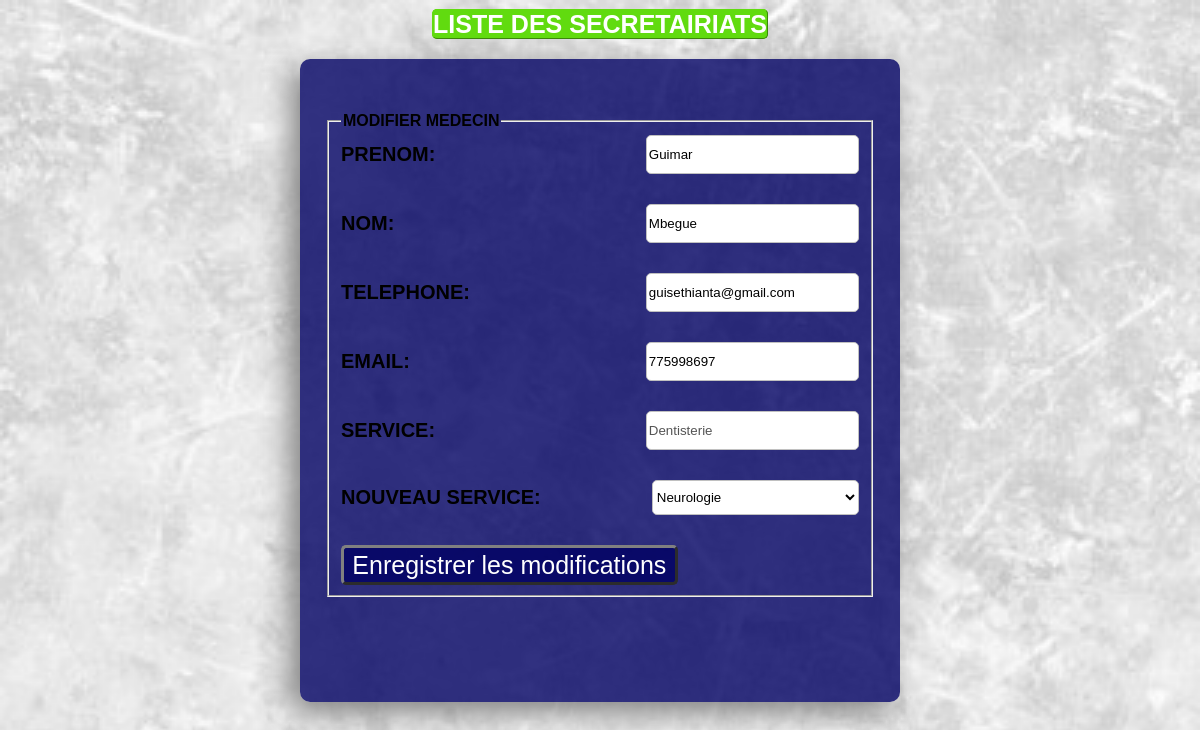
/modifierSecreteriat.php, run on the app's committed database.
### tables this page shows
CREATE TABLE `secreteriat` (
  `Id_Secreteriat` int(11) NOT NULL,
  `Prenom_Secreteriat` varchar(100) NOT NULL,
  `Nom_Secreteriat` varchar(100) NOT NULL,
  `Email_Secreteriat` varchar(100) NOT NULL,
  `Telephone_Secreteriat` varchar(100) NOT NULL,
  `Id_Service` int(11) NOT NULL
);

CREATE TABLE `service` (
  `Id_Service` int(11) NOT NULL,
  `Nom_Service` varchar(50) NOT NULL
);

### modifierSecreteriat.php (the view, shortened to what this page needs)
<?php
    $serveur = "localhost";
    $login = "root";
    $pass="";
    $connexion = new PDO("mysql:host=$serveur;dbname=gestionRv",$login,$pass);
    $requete=$connexion->prepare("SELECT  Id_Secreteriat,Prenom_Secreteriat,Nom_Secreteriat,Email_Secreteriat,
    Telephone_Secreteriat,Nom_Service FROM secreteriat, service WHERE secreteriat.Id_Service = service.Id_Service");
    $requete->bindValue(':num',$_GET['Id_Secreteriat'],PDO::PARAM_INT);
    $excuteIsOk = $requete->execute();
    $secreteriat = $requete->fetch();
    $serveur = "localhost";
	$login = "root";
    $pass="";
    $dbname="gestionRv";
    $conn = mysqli_connect($serveur,$login,$pass,$dbname);
    $q = $conn->query("SELECT * FROM service");
?>
<!DOCTYPE html>
<html lang="en">
<head>
    <link rel="stylesheet" href="medecin.css">
</head>
<body>
<div class="listemedecin"><a href="listesecreteriat.php" class="liste">Liste des secretairiats</a></div>
<div class="page">
       <form method="POST" >
           <div>
           <fieldset class="medecin">
               <legend>Modifier medecin</legend>
                   <div class="zonesaisi" >
                       <label for="prenom" >Prenom:</label>
                       <input type="text" name="prenom" class="saisi" id="prenom" value="<?= $secreteriat['Prenom_Secreteriat'];?>">
                   </div>
                   <div class="zonesaisi" >
                       <label for="nom" >Nom:</label>
                       <input type="text" name="nom" class="saisi" id="nom" value="<?= $secreteriat['Nom_Secreteriat'];?>">
                   </div>
                   <div class="zonesaisi" >
                       <label for="tel" >Telephone:</label>
                       <input type="text" name="tel" class="saisi" id="tel" value="<?= $secreteriat['Telephone_Secreteriat'];?>">
                   </div>
                   <div class="zonesaisi" >
                       <label for="email" >Email:</label>
                       <input type="text" name="email" class="saisi" id="email" value="<?= $secreteriat['Email_Secreteriat'];?>">
                   </div>
                   <div class="zonesaisi" >
                       <label for="service" >Service:</label>
                       <input type="text" name="service" class="saisi" id="service" value="<?= $secreteriat['Nom_Service'];?>" disabled="disabled">
                   </div>
                   <div class="zonesaisi" >
                        <label for="service1" >Nouveau Service:</label>
                        <select name="service1" id="service1" class="saisi">
                            <?php
                                while ($r = mysqli_fetch_array($q)) {
                                   echo '<option value="'.$r['Id_Service'].'">'.$r['Nom_Service'].'</option>';
                                }
                            ?>
                        </select>
                    </div>
                   <input class="enregister" type="submit" name="enregistrer" value="Enregistrer les modifications">
           </fieldset>
           </div>
       </form>
   </div>
</body>
</html>

### medecin.css (style rules this page uses)
body { margin: 0%; padding: 0%; background-image: url(images/page.jpg); background-size: cover; background-repeat: repeat; background-size: cover; font-family: "montserrat",sans-serif; font-weight: bold; text-transform: uppercase; }
.page { display: flex; position:absolute; flex-direction: column; justify-content: center ; left: 65%; width: 50%; margin-left: -40%; box-shadow: -10px 10px 30px gray; background-color: rgba(1,1,99, 0.8); border-radius: 10px; padding-bottom: 50px; margin-top: 20px; }
form { padding: 25px; }
form div { margin-bottom: 30px; }
label { font-size: 20px; font-weight: bold; }
.saisi { width: 40%; height: 35px; border-radius: 5px; background-color: #fff; border: 1px solid silver; margin-left: 40px; }
.zonesaisi { display: flex; justify-content: space-between; align-items: center; }
.enregister { width: 30%; height: 40px; font-size: 25px; border: 3px gray outset; border-radius: 5px; color: #fff; background-color: rgba(1,1,99, 0.8); }
.medecin { margin-top: 5%; }
.liste { text-decoration: none; width: 30%; height: 20px; font-size: 25px; border: 1px rgb(97, 219, 15) outset; border-radius: 5px; color: #fff; background-color: rgb(97, 219, 15); }
.listemedecin { margin-top: 10px; text-align: left; }

### modifierSecreteriat.php (style rules this page uses)
body { margin: 0%; padding: 0%; background-image: url(images/page.jpg); background-size: cover; background-repeat: repeat; background-size: cover; font-family: "montserrat",sans-serif; }
.enregister { width: 65%; height: 40px; font-size: 25px; border: 3px gray outset; border-radius: 5px; color: #fff; background-color: rgba(1,1,99, 0.8); }
a { text-decoration: none; width: 30%; height: 20px; font-size: 12px; border: 1px rgb(97, 219, 15) outset; border-radius: 5px; color: #fff; background-color: rgb(97, 219, 15); }
.listemedecin { margin-top: 10px; text-align: center; }

### data on the page
secreteriat: prenom "Guimar", nom "Mbegue", tel "guisethianta@gmail.com", email "775998697"
service: service "Dentisterie"

### other printed values
form field service1 "Neurologie"
